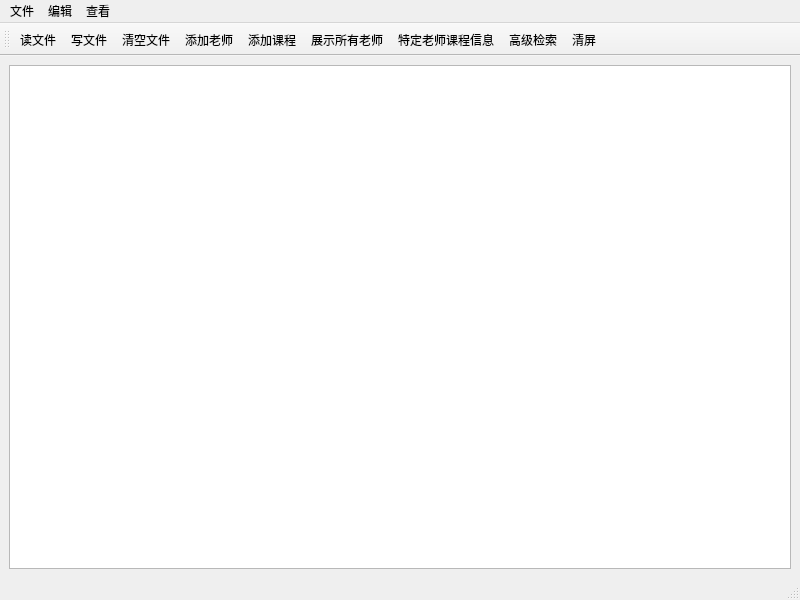
<?xml version="1.0" encoding="UTF-8"?>
<ui version="4.0">
 <class>MainWindow</class>
 <widget class="QMainWindow" name="MainWindow">
  <property name="geometry">
   <rect>
    <x>0</x>
    <y>0</y>
    <width>800</width>
    <height>600</height>
   </rect>
  </property>
  <property name="windowTitle">
   <string>教师管理系统</string>
  </property>
  <widget class="QWidget" name="centralwidget">
   <layout class="QHBoxLayout" name="horizontalLayout">
    <item>
     <widget class="QTableView" name="ShowInfotableView"/>
    </item>
   </layout>
  </widget>
  <widget class="QMenuBar" name="menubar">
   <property name="geometry">
    <rect>
     <x>0</x>
     <y>0</y>
     <width>800</width>
     <height>23</height>
    </rect>
   </property>
   <widget class="QMenu" name="menu">
    <property name="title">
     <string>文件</string>
    </property>
    <addaction name="actionread"/>
    <addaction name="actionwrite"/>
    <addaction name="actionclear"/>
   </widget>
   <widget class="QMenu" name="menu_2">
    <property name="title">
     <string>编辑</string>
    </property>
    <addaction name="actionaddteacher"/>
    <addaction name="actionAddLesson"/>
   </widget>
   <widget class="QMenu" name="menu_3">
    <property name="title">
     <string>查看</string>
    </property>
    <addaction name="actionAllTeachehr"/>
    <addaction name="actionLessonInformation"/>
    <addaction name="actionAdvancedSearch"/>
    <addaction name="actionclearwindow"/>
   </widget>
   <addaction name="menu"/>
   <addaction name="menu_2"/>
   <addaction name="menu_3"/>
  </widget>
  <widget class="QStatusBar" name="statusbar"/>
  <widget class="QToolBar" name="toolBar">
   <property name="windowTitle">
    <string>toolBar</string>
   </property>
   <attribute name="toolBarArea">
    <enum>TopToolBarArea</enum>
   </attribute>
   <attribute name="toolBarBreak">
    <bool>false</bool>
   </attribute>
   <addaction name="actionread"/>
   <addaction name="actionwrite"/>
   <addaction name="actionclear"/>
   <addaction name="actionaddteacher"/>
   <addaction name="actionAddLesson"/>
   <addaction name="actionAllTeachehr"/>
   <addaction name="actionLessonInformation"/>
   <addaction name="actionAdvancedSearch"/>
   <addaction name="actionclearwindow"/>
  </widget>
  <action name="actionread">
   <property name="text">
    <string>读文件</string>
   </property>
  </action>
  <action name="actionwrite">
   <property name="text">
    <string>写文件</string>
   </property>
  </action>
  <action name="actionaddteacher">
   <property name="text">
    <string>添加老师</string>
   </property>
  </action>
  <action name="actionAddLesson">
   <property name="text">
    <string>添加课程</string>
   </property>
  </action>
  <action name="actionAllTeachehr">
   <property name="text">
    <string>展示所有老师</string>
   </property>
  </action>
  <action name="actionLessonInformation">
   <property name="text">
    <string>特定老师课程信息</string>
   </property>
  </action>
  <action name="actionAdvancedSearch">
   <property name="text">
    <string>高级检索</string>
   </property>
  </action>
  <action name="actionclear">
   <property name="text">
    <string>清空文件</string>
   </property>
  </action>
  <action name="actionclearwindow">
   <property name="text">
    <string>清屏</string>
   </property>
  </action>
 </widget>
 <resources/>
 <connections/>
</ui>
